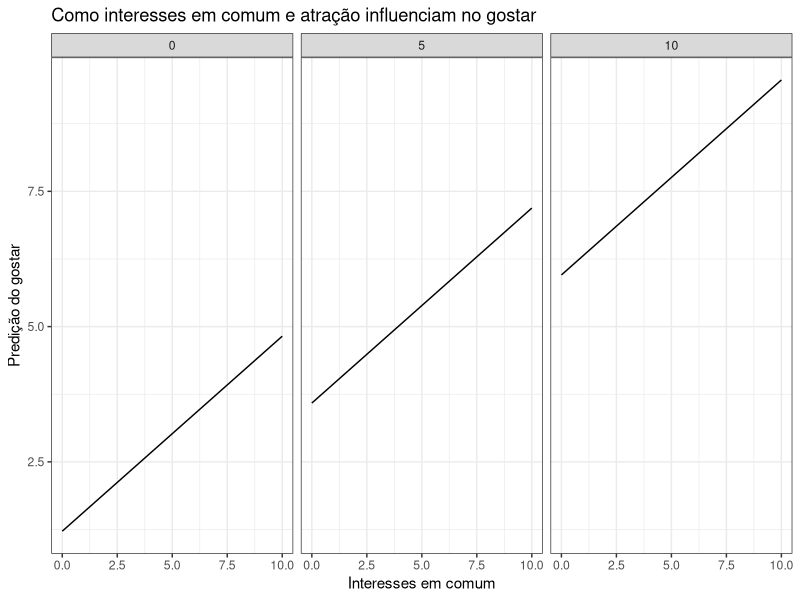
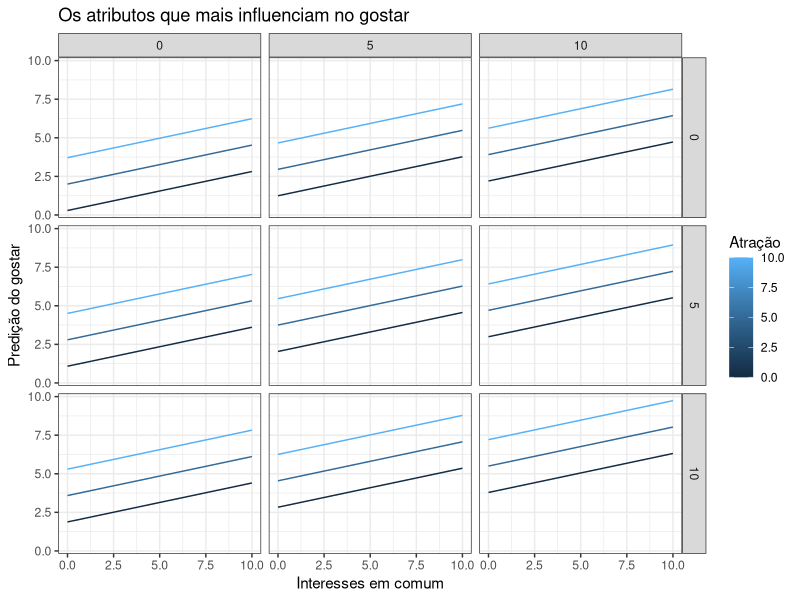
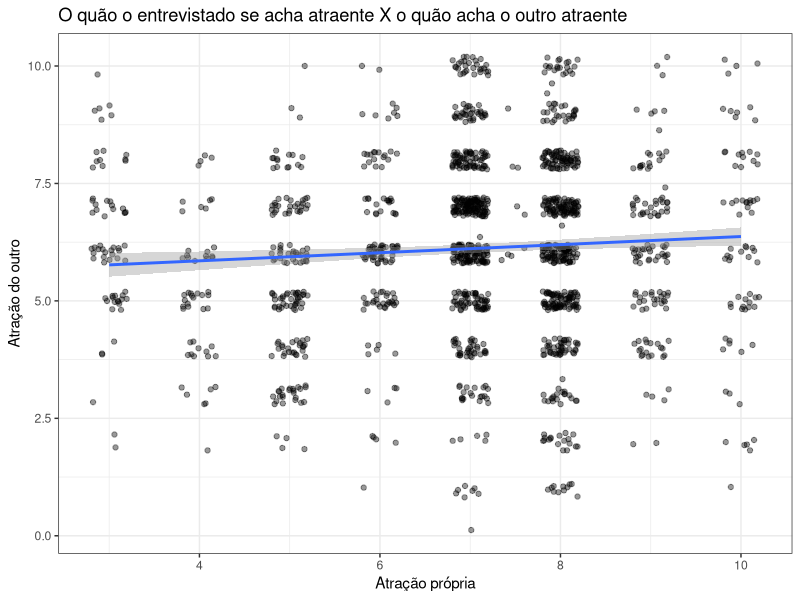

These figures' R source, in order:
## ---- chunk 1
knitr::opts_chunk$set(echo = TRUE)
library(tidyverse)
library(broom)
library(modelr)
theme_set(theme_bw())
## ---- chunk 2
dates <- read_csv("speed-dating.csv")
dates <- na.omit(dates)
dates$attr3_s = as.numeric(as.character(dates$attr3_s))
## ---- chunk 3
set.seed(1)
mod_shar_attr <- lm(like ~ shar + attr, data = dates)
tidy(mod_shar_attr, conf.int = TRUE)
## ---- chunk 4
glance(mod_shar_attr)
## ---- chunk 5
modelo_shar_attr = dates %>% 
  data_grid(shar = seq_range(shar, 10), 
            attr = seq_range(attr, 3)) %>% 
  add_predictions(mod_shar_attr)

modelo_shar_attr %>% 
  ggplot(aes(x = shar, y = pred)) + 
  geom_line() + 
  facet_grid(. ~ attr) +
  labs(title="Como interesses em comum e atração influenciam no gostar", x="Interesses em comum", y="Predição do gostar")
## ---- chunk 6
set.seed(1)
mod_most <- lm(like ~ shar + attr + fun + sinc, data = dates)
tidy(mod_most, conf.int = TRUE)
## ---- chunk 7
glance(mod_most)
## ---- chunk 8
modelo_most = dates %>% 
  data_grid(shar = seq_range(shar, 3), 
            attr = seq_range(attr, 3),
            fun = seq_range(fun, 3),
            sinc = seq_range(sinc, 3)) %>% 
  add_predictions(mod_most)

modelo_most %>% 
  ggplot(aes(x = shar, y = pred)) + 
  geom_line(aes(group = attr, colour = attr)) + 
  facet_grid(sinc ~ fun) +
  labs(title="Os atributos que mais influenciam no gostar", x="Interesses em comum", y="Predição do gostar", colour="Atração")
## ---- chunk 9
ggplot(dates, aes(x = attr3_s, y = attr)) + 
  geom_jitter(alpha = 0.4, width = 0.2) + geom_smooth(method = "lm") +
  labs(title="O quão o entrevistado se acha atraente X o quão acha o outro atraente",
       x="Atração própria", y="Atração do outro")
## ---- chunk 10
set.seed(1)
mod <- lm(attr ~ attr3_s, data = dates)
tidy(mod, conf.int = TRUE)
## ---- chunk 11
glance(mod) 
